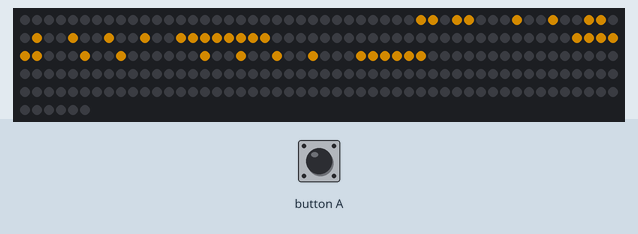
Bench run of a program on a simulated BBC micro:bit (MakeCode). On the bench: 256 RGB LEDs in strip order, left to right, continuing on the next row. Inputs (shaded band) come from the test bench. Dim RGB values are drawn brighter than linear.

Above: at 1.2 s.
1.3 s: button A pressed for 0.15 s
At 1.74 s:
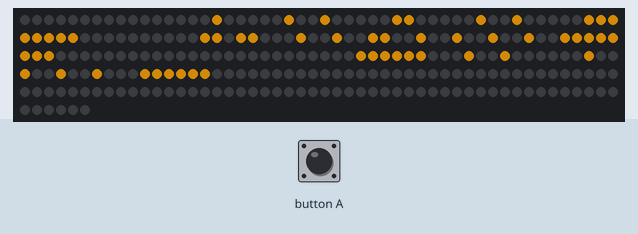
2.0 s: button A pressed for 0.15 s
At 2.67 s:
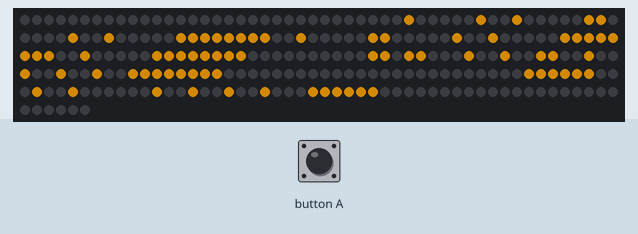
2.7 s: button A pressed for 0.15 s
At 3.57 s:
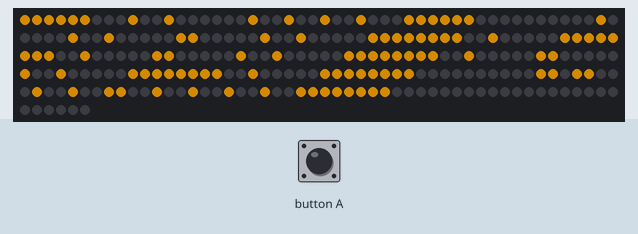
Timing chart, 0 to 5.7 s (numbered marks = the images above; inputs shaded):
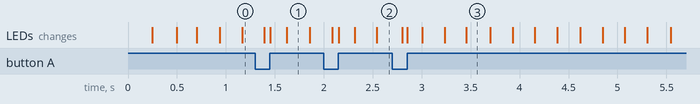

The program:

main.ts
```typescript
function setze_bst (nr: number) {
    for (let x = 0; x <= 4; x++) {
        for (let y = 0; y <= 7; y++) {
            // if (Math.floor(x % 8) == (x / 8)) {
            if (x % 2 == 0) {
                pos = (4 - x) * 8 + 7 - y
            } else {
                // pos = x * 8 + y - 7 * f
                pos = (4 - x) * 8 + y
            }
            if (bst[nr][y].charAt(x) == "1") {

                strip.setPixelColor(pos, neopixel.colors(NeoPixelColors.Orange))
                // strip.showRainbow(1, 360)
            } else {
                strip.setPixelColor(pos, neopixel.colors(NeoPixelColors.Black))
            }
        }
    }
    // strip.setPixelColor(15, neopixel.colors(NeoPixelColors.Red))
    strip.show()
}
input.onButtonPressed(Button.A, function () {
    setze_bst(2)
})
/**
 * Hier können Sie weitere Funktionen hinzufügen, die kontinuierlich ausgeführt werden sollen
 */
let anz_bst = 0
let pos = 0
let akt_bst = 0
let bst: string[][] = []
let strip: neopixel.Strip = null

let f = 0
// Definieren Sie das Buchstabenmuster
bst = [
[
"00000",
"01110",
"10001",
"10001",
"11111",
"10001",
"10001",
"10001"
],
[
"00000",
"11110",
"10001",
"10001",
"11110",
"10001",
"10001",
"11110"
],
[
"00000",
"11111",
"10000",
"10000",
"10000",
"10000",
"10000",
"11111"
],
[
"00000",
"11110",
"10001",
"10001",
"10001",
"10001",
"10001",
"11110"
],
[
"00000",
"11111",
"10000",
"10000",
"11111",
"10000",
"10000",
"11111"
],
[
"00000",
"11111",
"10000",
"10000",
"11111",
"10000",
"10000",
"10000"
],
[
"00000",
"01110",
"10001",
"10001",
"10000",
"10011",
"10001",
"01110"
],
[
"00000",
"10001",
"10001",
"10001",
"11111",
"10001",
"10001",
"10001"
],
[
"00000",
"11111",
"00100",
"00100",
"00100",
"00100",
"00100",
"11111"
],
[
"00000",
"00001",
"00001",
"00001",
"00001",
"00001",
"10001",
"01110"
]
]
// Initialisieren Sie den NeoPixel-Strip
strip = neopixel.create(DigitalPin.P0, 256, NeoPixelMode.RGB)

strip.setBrightness(128)

strip.clear()
let zeigen=true;
strip.show()
// Initialisierung
setze_bst(akt_bst)
basic.forever(function () {
    // strip.shift(16)
    strip.rotate(16)
    strip.show()
    basic.pause(200)
    anz_bst += 1
    if (anz_bst % 4 == 0) {

        akt_bst = (akt_bst + 1) % 10
        if (akt_bst == 0) {
            zeigen=false;
        }
        if (zeigen) {
            setze_bst(akt_bst)
        }

    }
})
```

test.ts
```typescript
// Hier kann man Tests durchführen; diese Datei wird nicht kompiliert, wenn dieses Paket als Erweiterung verwendet wird.
```
